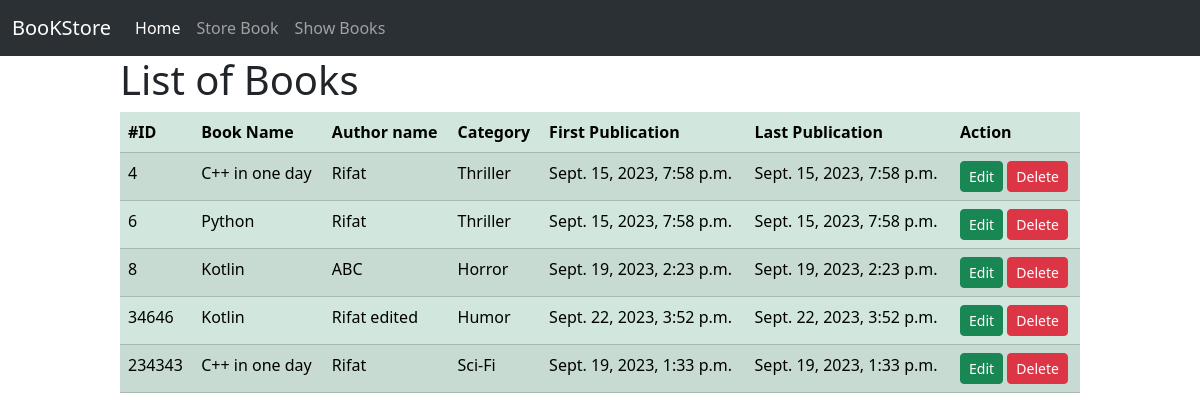
The page /show_books/ on the database as committed earlier.
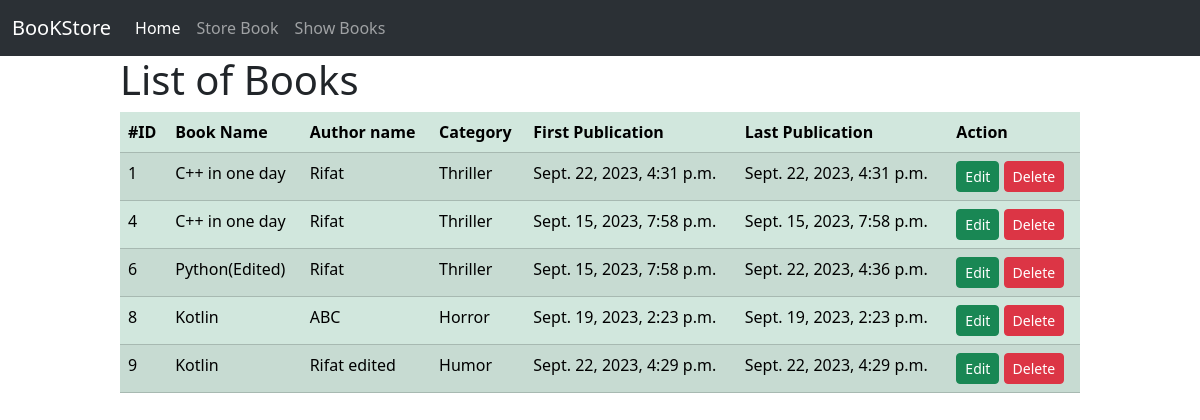
The same page on the database as committed later.
### book/models.py (models this page shows, shortened)
class BookStoreModel(models.Model):
    CATEGORY = (
        ('Mystery','Mystery'),
        ('Thriller','Thriller'),
        ('Sci-Fi','Sci-Fi'),
        ('Humor','Humor'),
        ('Horror','Horror'),
    )
    id = models.IntegerField(primary_key=True)
    book_name = models.CharField(max_length=30)
    book_author = models.CharField(max_length=20)
    category = models.CharField(max_length=30, choices=CATEGORY)
    first_published = models.DateTimeField(auto_now_add=True) # django ekdom first data
    last_published = models.DateTimeField(auto_now=True) # erpor joto update korbo sei date dethabe

### book/views.py (the view)
# urls.py: path('show_books/',views.BookListView.as_view(),name="show_books"),
class BookListView(ListView):
    model = BookStoreModel
    template_name = 'show_book.html'
    context_object_name = 'data'
    def get_template_names(self):
        if self.request.user.is_superuser:
            template_name = 'superuser.html'
        elif self.request.user.is_staff:
            template_name='isStaff.html'
        else:
            template_name = self.template_name
        return [template_name]

### book/templates/show_book.html
{% extends "base.html" %}
{% block content %}
<div style="width : 80% ; margin : auto">
    <h1>List of Books</h1>
    {% if data %}
    <table class="table table-success table-striped">
        <thead>
          <tr>
            <th scope="col">#ID</th>
            <th scope="col">Book Name</th>
            <th scope="col">Author name</th>
            <th scope="col">Category</th>
            <th scope="col">First Publication</th>
            <th scope="col"> Last Publication</th>
            <th scope="col"> Action</th>
          </tr>
        </thead>
        <tbody>
            {% for i in data %}
            <tr>
              <td>{{i.id}}</td>
              <td>{{i.book_name}}</td>
              <td>{{i.book_author}}</td>
              <td>{{i.category}}</td>
              <td>{{i.first_published}}</td>
              <td>{{i.last_published}}</td>
              <td><a class ="btn btn-success btn-sm" href="{% url 'edit_book' id=i.id %}">Edit</a>
                <a class="btn btn-danger btn-sm" href="{% url 'delete_book' id=i.id %}">Delete</a>
              </td>
            </tr>
            {% endfor %}
        </tbody>
      </table>
      {% else %}
      <h3>  No data available </h3>
      {% endif %}
</div>
{% endblock content %}

### book/templates/base.html (shortened to what this page needs)
<!doctype html>
<html lang="en">
  <head>
    <link href="https://cdn.jsdelivr.net/npm/bootstrap@5.3.2/dist/css/bootstrap.min.css" rel="stylesheet">
  </head>
  <body>
    <nav class="navbar navbar-expand-lg bg-body-tertiary bg-dark" data-bs-theme="dark">
        <div class="container-fluid">
          <a class="navbar-brand" href="#">BooKStore</a>
          <div class="collapse navbar-collapse" id="navbarNavAltMarkup">
            <div class="navbar-nav">
              <a class="nav-link active" aria-current="page" href="{% url 'home_page' %}">Home</a>
              <a class="nav-link" href="{% url 'store_book' %}">Store Book</a>
              <a class="nav-link" href="{% url 'show_books' %}">Show Books</a>
            </div>
          </div>
        </div>
      </nav>
  {% block content %}{% endblock content %}
  </body>
</html>

Rows that differ between the two databases and show on the page:
removed BookStoreModel: id "34646", book_name "Kotlin", book_author "Rifat edited", category "Humor", first_published "Sept. 22, 2023, 3:52 p.m.", last_published "Sept. 22, 2023, 3:52 p.m."
removed BookStoreModel: id "234343", book_name "C++ in one day", book_author "Rifat", category "Sci-Fi", first_published "Sept. 19, 2023, 1:33 p.m.", last_published "Sept. 19, 2023, 1:33 p.m."
added BookStoreModel: id "1", book_name "C++ in one day", book_author "Rifat", category "Thriller", first_published "Sept. 22, 2023, 4:31 p.m.", last_published "Sept. 22, 2023, 4:31 p.m."
changed BookStoreModel id 6: book_name "Python" → "Python(Edited)"; last_published "Sept. 15, 2023, 7:58 p.m." → "Sept. 22, 2023, 4:36 p.m."
added BookStoreModel: id "9", book_name "Kotlin", book_author "Rifat edited", category "Humor", first_published "Sept. 22, 2023, 4:29 p.m.", last_published "Sept. 22, 2023, 4:29 p.m."
